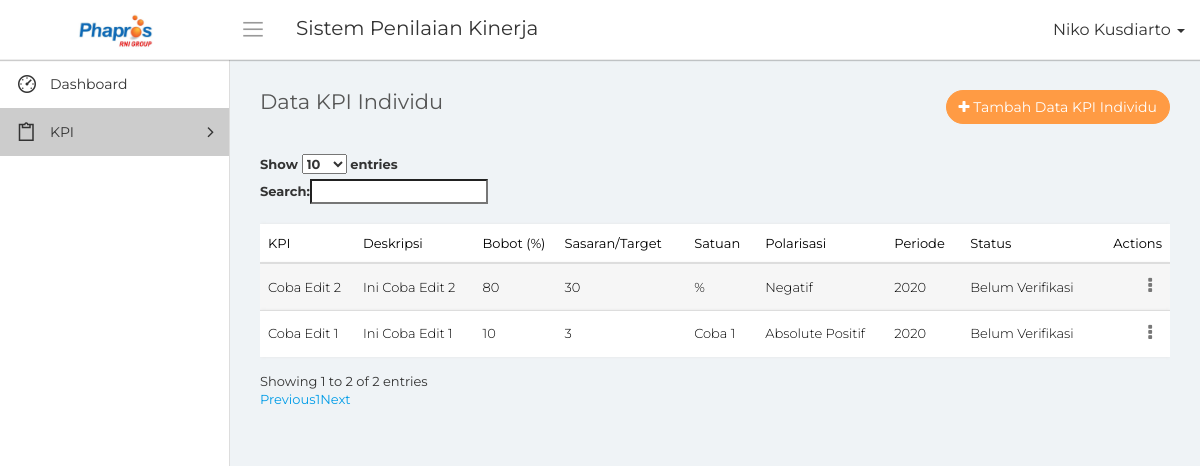
The page /data_kpi.php (signed in) on the database its author committed.
### tables this page shows
CREATE TABLE `data_kpi` (
  `id_kpi` bigint(20) NOT NULL,
  `id_anggota` bigint(20) NOT NULL DEFAULT '0',
  `id_jabatan` bigint(20) NOT NULL DEFAULT '0',
  `id_unit` bigint(20) DEFAULT '0',
  `id_periode` bigint(20) NOT NULL DEFAULT '0',
  `kpi` text NOT NULL,
  `deskripsi` text NOT NULL,
  `bobot` decimal(10,0) NOT NULL DEFAULT '0',
  `sasaran` decimal(10,0) NOT NULL DEFAULT '0',
  `satuan` varchar(20) NOT NULL,
  `sifat_kpi` int(2) NOT NULL DEFAULT '0',
  `status` int(2) NOT NULL DEFAULT '0',
  `id_verifikator` bigint(20) NOT NULL DEFAULT '0',
  `tanggal_input` date NOT NULL,
  `tanggal_verifikasi` date NOT NULL
);

CREATE TABLE `mst_satuan` (
  `id_satuan` bigint(20) NOT NULL,
  `nama_satuan` varchar(50) NOT NULL,
  `jenis_polarisasi` text NOT NULL,
  `id_periode` bigint(20) NOT NULL,
  `tanggal_input` date NOT NULL
);

CREATE TABLE `mst_polarisasi` (
  `id_polarisasi` bigint(20) NOT NULL,
  `nama_polarisasi` varchar(50) NOT NULL,
  `id_periode` bigint(20) NOT NULL,
  `tanggal_input` date NOT NULL
);

CREATE TABLE `mst_periode` (
  `id_periode` bigint(20) NOT NULL,
  `tahun` int(10) NOT NULL,
  `status` int(5) NOT NULL
);

### conn/database.php (called while the page is built, shortened)
<?php
	class database{
		function __construct(){
			$this->connection = new mysqli('localhost', 'root', '','phapros_final');
		}
		function tampil_kpi($id_periode = null){
			$id_anggota = $_SESSION['id_anggota'];
			$id_jabatan = $_SESSION['id_jabatan'];
			$id_unit = $_SESSION['id_unit'];
			if($id_periode != null)
				$query = $this->connection->query("SELECT k.*, j.nama_jabatan, u.nama_unit, p.tahun, s.nama_satuan, pol.nama_polarisasi FROM data_kpi k LEFT JOIN mst_jabatan j ON j.id_jabatan = k.id_jabatan LEFT JOIN mst_unit u ON u.id_unit = k.id_unit LEFT JOIN mst_periode p ON p.id_periode = k.id_periode LEFT JOIN mst_satuan s ON s.id_satuan = k.satuan LEFT JOIN mst_polarisasi pol ON pol.id_polarisasi = k.sifat_kpi WHERE k.id_anggota = '$id_anggota' AND k.id_jabatan = '$id_jabatan' AND k.id_unit = '$id_unit' AND p.id_periode = '$id_periode'");
			while($tampil = $query->fetch_array())
				$hasil[] = $tampil;
			return $hasil;
		}
		function tampil_waktu_input(){
			$query = $this->connection->query("SELECT * FROM waktu_input");
			while($tampil = $query->fetch_array())
				$hasil[] = $tampil;
			return $hasil;
		}
		function tampil_akses(){
			$query = $this->connection->query("SELECT * FROM akses_menu");
			while($tampil = $query->fetch_array())
				$hasil[] = $tampil;
			return $hasil;
		}
		function tampil_periode($id_periode = null){
			if($id_periode == null)
				$query = $this->connection->query("SELECT * FROM mst_periode");
			else
				$query = $this->connection->query("SELECT * FROM mst_periode WHERE id_periode = '$id_periode'");
			while($tampil = $query->fetch_array())
				$hasil[] = $tampil;
			return $hasil;
		}
	}
?>

### data_kpi.php (the view, shortened to what this page needs)
<?php
    include "conn/database.php";
    $db = new database();
    $nama = $_SESSION['nama'];
    $jabatan = $_SESSION['id_jabatan'];
    foreach($db->tampil_periode() as $tampilP)
    {
        if($tampilP['status'] == 1)
        {
            $idA = $tampilP['id_periode'];
        }
    }
?>
<!DOCTYPE html>
<html>
    <head>
        <link rel="stylesheet" type="text/css" href="assets/css/bootstrap.min.css">
        <link rel="stylesheet" type="text/css" href="assets/css/font-awesome.min.css">
        <link rel="stylesheet" type="text/css" href="assets/css/line-awesome.min.css">
        <link rel="stylesheet" type="text/css" href="https://cdn.datatables.net/v/dt/dt-1.10.18/datatables.min.css"/>
		<link rel="stylesheet" type="text/css" href="assets/css/select2.min.css">
		<link rel="stylesheet" type="text/css" href="assets/css/bootstrap-datetimepicker.min.css">
        <link rel="stylesheet" type="text/css" href="assets/css/style.css">
    </head>
    <body>
        <div class="main-wrapper">
            <div class="header">
				<div class="header-left">
                    <a href="index.php" class="logo">
						<img src="assets/img/logo-phapros.jpg" width="75" height="" alt="">
					</a>
                </div>
				<a id="toggle_btn" href="javascript:void(0);"><i class="la la-bars"></i></a>
                <div class="page-title-box pull-left">
					<h3>Sistem Penilaian Kinerja</h3>
                </div>
				<ul class="nav navbar-nav navbar-right user-menu pull-right">
					<li class="dropdown">
						<a href="" class="dropdown-toggle user-link" data-toggle="dropdown" title="Admin">
							<span>
                                <?php echo $nama; ?>
                            </span>
							<i class="caret"></i>
						</a>
					</li>
				</ul>
            </div>
            <div class="sidebar" id="sidebar">
                <div class="sidebar-inner slimscroll">
					<div id="sidebar-menu" class="sidebar-menu">
						<ul>
							<li>
								<a href="index.php"><i class="la la-dashboard"></i> <span>Dashboard</span></a>
							</li>
                            <?php
                                foreach($db->tampil_akses() as $tampil)
                                {
                                    if($tampil['id_jabatan'] == $jabatan)
                                    {
                                        $m1 = $tampil['menu1'];
                                        $m2 = $tampil['menu2'];
                                        $m3 = $tampil['menu3'];
                                        $m4 = $tampil['menu4'];
                                        $m5 = $tampil['menu5'];
                                        $m6 = $tampil['menu6'];
                                        $m7 = $tampil['menu7'];
                                    }
                                }
                            ?>
                            <li class="active submenu">
								<a href="#"><i class="la la-clipboard"></i> <span> KPI</span> <span class="menu-arrow"></span></a>
							</li>
						</ul>
					</div>
                </div>
            </div>
            <div class="page-wrapper">
                <div class="content container-fluid">
					<div class="row">
						<div class="col-xs-8">
							<h4 class="page-title">Data KPI Individu</h4>
						</div>
						<div class="col-xs-4 text-right m-b-30">
                            <?php
                                $b1 = 0;
                                foreach($db->tampil_waktu_input() as $tampil)
                                {
                                    $sekarang = date('Y-m-d');
                                    if($sekarang >= $tampil['tanggal_awal_input'] AND $sekarang <= $tampil['tanggal_akhir_input'])
                                        $b1 = 1;
                                }
                                if($b1 == 1)
                                {
                            ?>
							        <a href="input_kpi.php" class="btn btn-primary rounded pull-right"><i class="fa fa-plus"></i> Tambah Data KPI Individu</a>
                            <?php
                                }
                            ?>
                        </div>
					</div>
					<div class="row">
						<div class="col-md-12">
							<div class="table-responsive">
								<table class="table table-striped custom-table m-b-0 display" id="tabel">
									<thead>
										<tr>
											<th>KPI</th>
                                            <th>Deskripsi</th>
                                            <th>Bobot (%)</th>
                                            <th>Sasaran/Target</th>
                                            <th>Satuan</th>
                                            <th>Polarisasi</th>
                                            <th>Periode</th>
                                            <th>Status</th>
											<th class="text-right">Actions</th>
										</tr>
									</thead>
									<tbody>
                                    <?php
                                        foreach($db->tampil_kpi($idA) as $data)
                                        {
                                    ?>
                                            <tr>
                                                <td><?php echo $data['kpi']; ?></td>
                                                <td><?php echo $data['deskripsi']; ?></td>
                                                <td><?php echo $data['bobot']; ?></td>
                                                <td><?php echo $data['sasaran']; ?></td>
                                                <td><?php echo $data['nama_satuan']; ?></td>
                                                <td><?php echo $data['nama_polarisasi']; ?></td>
                                                <td><?php echo $data['tahun']; ?></td>
                                                <td><?php echo ($data['status'] == 0)?'Belum Verifikasi':'Sudah Verifikasi'; ?></td>
                                                <td class="text-right">
                                                    <div class="dropdown">
                                                        <a href="#" class="action-icon dropdown-toggle" data-toggle="dropdown" aria-expanded="false"><i class="fa fa-ellipsis-v"></i></a>
                                                    </div>
                                                </td>
                                            </tr>
                                    <?php
                                        }
                                    ?>
									</tbody>
								</table>
							</div>
						</div>
					</div>
                </div>
            </div>
        </div>
    </body>
</html>

### rows shown on the page
data_kpi: kpi "Coba Edit 2", deskripsi "Ini Coba Edit 2", bobot "80", sasaran "30", mst_satuan.nama_satuan "%", mst_polarisasi.nama_polarisasi "Negatif", id_periode.tahun "2020", status "Belum Verifikasi"
data_kpi: kpi "Coba Edit 1", deskripsi "Ini Coba Edit 1", bobot "10", sasaran "3", mst_satuan.nama_satuan "Coba 1", mst_polarisasi.nama_polarisasi "Absolute Positif", id_periode.tahun "2020", status "Belum Verifikasi"

### other values the page prints
$nama "Niko Kusdiarto"
